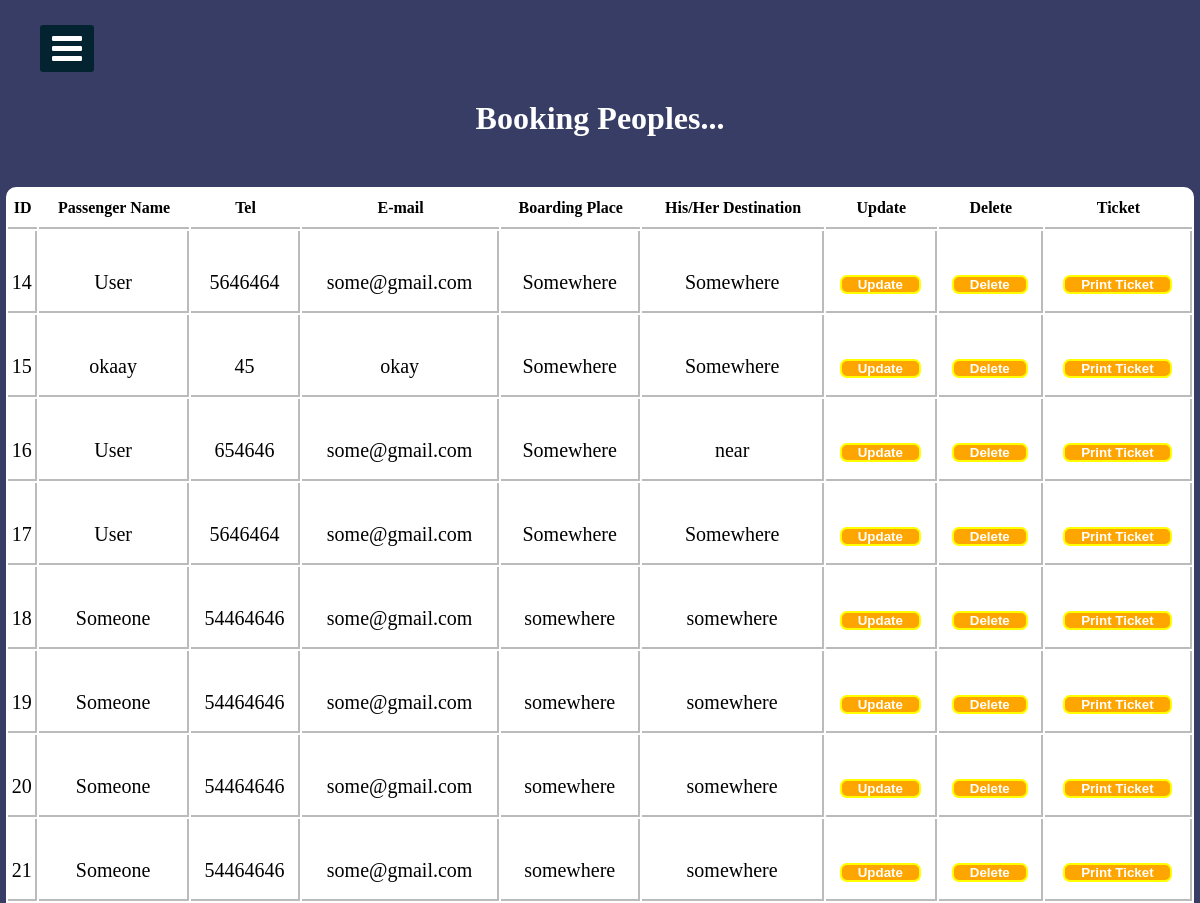
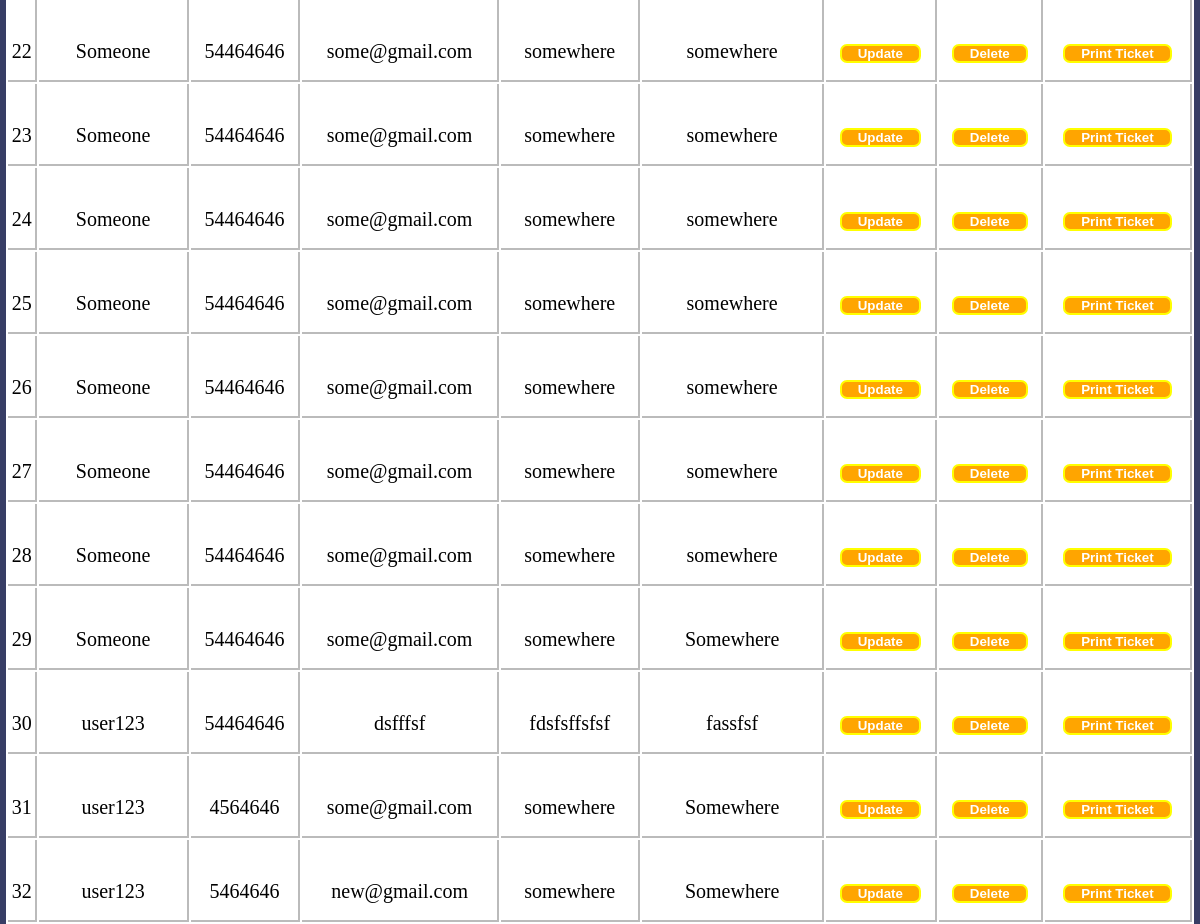
The app's page /BookingManage.php with its own data (2 pictures, top to bottom).
### tables this page shows
CREATE TABLE `booking` (
  `id` int(11) NOT NULL,
  `passenger_name` varchar(255) NOT NULL,
  `telephone` varchar(255) NOT NULL,
  `email` varchar(255) NOT NULL,
  `boarding_place` varchar(255) NOT NULL,
  `Your_destination` varchar(255) NOT NULL
);

### BookingManage.php (the view, shortened to what this page needs)
<?php include("connection.php")?>
<!DOCTYPE html>
<html>
<head>
    <link rel="stylesheet" href="https://cdnjs.cloudflare.com/ajax/libs/font-awesome/4.7.0/css/font-awesome.min.css">
    <link rel="stylesheet" href="cssfile/sidebar.css">
</head>
<body>
    <label for="check">
        <i class="fa fa-bars" id="btn"></i>
    </label>
    <div class="sidebar2">
        <h1 class="adminTopic">Booking Peoples...</h1>
        <?php
    $sqlget="SELECT * FROM booking";
    $sqldata=mysqli_query($conn,$sqlget) or die('error getting');
    echo "<table>";
    echo "<tr>
      <th>ID</th>
    <th>Passenger Name</th>
    <th>Tel</th>
    <th>E-mail</th>
    <th>Boarding Place</th>
    <th>His/Her Destination</th>
    <th>Update</th>
    <th>Delete</th>
    <th>Ticket</th>
       </tr>";
       while ($row=mysqli_fetch_array($sqldata,MYSQLI_ASSOC))
       {
        echo "<tr><td>";
        echo $row['id'];
        echo "</td><td>";
        echo $row['passenger_name'];
        echo "</td><td>";
        echo $row['telephone'];
        echo "</td><td>";
        echo $row['email'];
        echo "</td><td>";
        echo $row['boarding_place'];
        echo "</td><td>";
        echo $row['Your_destination'];
        echo "</td>";
        ?>
        <td>
            <button style="border:2px solid yellow; border-radius:7px; background-color:orange;color:white;">
                <a href="updateBooking.php?id=<?php echo $row['id'];?>">
                    Update
                </a>
            </button>
        </td>
        <td>
            <button style="border:2px solid yellow; border-radius:7px; background-color:orange;color:white;">
                <a href="deleteBooking.php?id=<?php echo $row['id'];?>">
                    Delete
                </a>
            </button>
        </td>
        <td>
            <button style="border:2px solid yellow; border-radius:7px; background-color:orange;color:white;">
            <a href="ticket.php?id=<?php echo $row['id'];?>">
                    Print Ticket
                </a>
            </button>
        </td>
        </tr>
        <?php
       }
       echo "</table>";
?>
    </div>
</body>
</html>

### sidebar.css (style rules this page uses)
* { margin: 0; padding: 0; list-style: none; text-decoration: none; }
label #btn, label #cancle { position: absolute; cursor: pointer; background: #042331; color: #fff; border-radius: 3px; }
label #btn { left: 40px; top: 25px; font-size: 35px; color: #fff; padding: 6px 12px; transition: all 0.5s; }

### BookingManage.php (style rules this page uses)
body { background: #373d65; background-position: center; background-size: cover; height: 700px; background-repeat: no-repeat; background-attachment: fixed; }
.adminTopic { text-align: center; color: #fff; margin-top: 100px; }
table { width: 99%; border-collapse: separate !important; margin: auto; text-align: center; margin-top: 50px; background-color: rgb(255, 255, 255); border-radius: 10px 10px 0px 0px; }
table th { border-bottom: 2px solid rgb(187, 187, 187); padding: 10px 0px 10px 0px; font-family: "balsamiq_sansitalic" !important; }
table tr td { border-right: 2px solid rgb(187, 187, 187); height: 58px; padding: 22px 0px 0px 0px; font-family: "monospace;" !important; border-bottom: 2px solid rgb(187, 187, 187); font-size: 20px; }
table tr td a { color: white; border-radius: 5px; padding: 6px; text-decoration: none; margin: 10px; font-weight: 700; }
button { padding: 5px 5px 5px 5x; }

### records on screen
booking: id "14", passenger_name "User", telephone "5646464", email "some@gmail.com", boarding_place "Somewhere", Your_destination "Somewhere"
booking: id "15", passenger_name "okaay", telephone "45", email "okay", boarding_place "Somewhere", Your_destination "Somewhere"
booking: id "16", passenger_name "User", telephone "654646", email "some@gmail.com", boarding_place "Somewhere", Your_destination "near"
booking: id "17", passenger_name "User", telephone "5646464", email "some@gmail.com", boarding_place "Somewhere", Your_destination "Somewhere"
booking: id "18", passenger_name "Someone", telephone "54464646", email "some@gmail.com", boarding_place "somewhere", Your_destination "somewhere"
booking: id "19", passenger_name "Someone", telephone "54464646", email "some@gmail.com", boarding_place "somewhere", Your_destination "somewhere"
booking: id "20", passenger_name "Someone", telephone "54464646", email "some@gmail.com", boarding_place "somewhere", Your_destination "somewhere"
booking: id "21", passenger_name "Someone", telephone "54464646", email "some@gmail.com", boarding_place "somewhere", Your_destination "somewhere"
booking: id "22", passenger_name "Someone", telephone "54464646", email "some@gmail.com", boarding_place "somewhere", Your_destination "somewhere"
booking: id "23", passenger_name "Someone", telephone "54464646", email "some@gmail.com", boarding_place "somewhere", Your_destination "somewhere"
booking: id "24", passenger_name "Someone", telephone "54464646", email "some@gmail.com", boarding_place "somewhere", Your_destination "somewhere"
booking: id "25", passenger_name "Someone", telephone "54464646", email "some@gmail.com", boarding_place "somewhere", Your_destination "somewhere"
booking: id "26", passenger_name "Someone", telephone "54464646", email "some@gmail.com", boarding_place "somewhere", Your_destination "somewhere"
booking: id "27", passenger_name "Someone", telephone "54464646", email "some@gmail.com", boarding_place "somewhere", Your_destination "somewhere"
booking: id "28", passenger_name "Someone", telephone "54464646", email "some@gmail.com", boarding_place "somewhere", Your_destination "somewhere"
booking: id "29", passenger_name "Someone", telephone "54464646", email "some@gmail.com", boarding_place "somewhere", Your_destination "Somewhere"
booking: id "30", passenger_name "user123", telephone "54464646", email "dsfffsf", boarding_place "fdsfsffsfsf", Your_destination "fassfsf"
booking: id "31", passenger_name "user123", telephone "4564646", email "some@gmail.com", boarding_place "somewhere", Your_destination "Somewhere"
booking: id "32", passenger_name "user123", telephone "5464646", email "new@gmail.com", boarding_place "somewhere", Your_destination "Somewhere"
